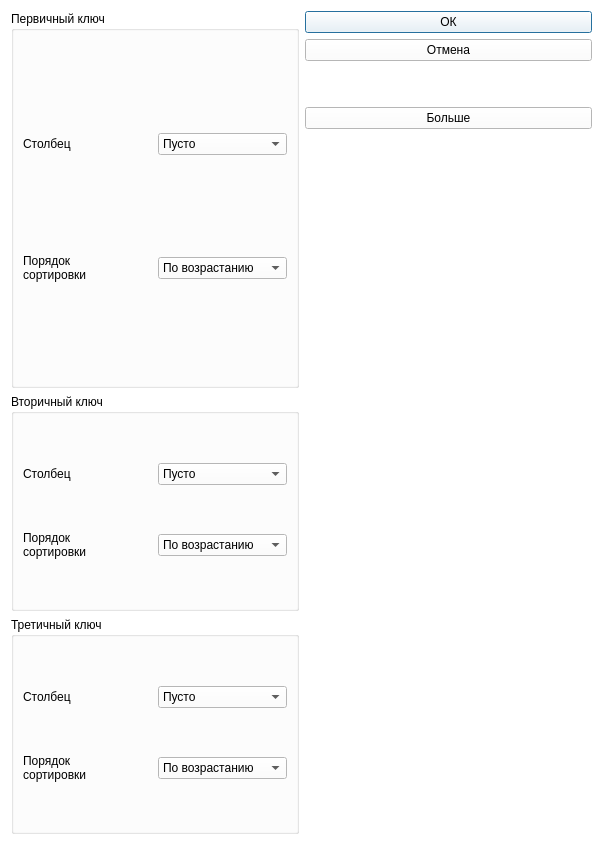
<?xml version="1.0" encoding="UTF-8"?>
<ui version="4.0">
 <class>Sort</class>
 <widget class="QDialog" name="Sort">
  <property name="geometry">
   <rect>
    <x>0</x>
    <y>0</y>
    <width>603</width>
    <height>845</height>
   </rect>
  </property>
  <property name="sizePolicy">
   <sizepolicy hsizetype="Minimum" vsizetype="Minimum">
    <horstretch>0</horstretch>
    <verstretch>0</verstretch>
   </sizepolicy>
  </property>
  <property name="palette">
   <palette>
    <active>
     <colorrole role="WindowText">
      <brush brushstyle="SolidPattern">
       <color alpha="255">
        <red>0</red>
        <green>0</green>
        <blue>0</blue>
       </color>
      </brush>
     </colorrole>
     <colorrole role="Button">
      <brush brushstyle="SolidPattern">
       <color alpha="255">
        <red>255</red>
        <green>255</green>
        <blue>255</blue>
       </color>
      </brush>
     </colorrole>
     <colorrole role="Light">
      <brush brushstyle="SolidPattern">
       <color alpha="255">
        <red>255</red>
        <green>255</green>
        <blue>255</blue>
       </color>
      </brush>
     </colorrole>
     <colorrole role="Midlight">
      <brush brushstyle="SolidPattern">
       <color alpha="255">
        <red>255</red>
        <green>255</green>
        <blue>255</blue>
       </color>
      </brush>
     </colorrole>
     <colorrole role="Dark">
      <brush brushstyle="SolidPattern">
       <color alpha="255">
        <red>127</red>
        <green>127</green>
        <blue>127</blue>
       </color>
      </brush>
     </colorrole>
     <colorrole role="Mid">
      <brush brushstyle="SolidPattern">
       <color alpha="255">
        <red>170</red>
        <green>170</green>
        <blue>170</blue>
       </color>
      </brush>
     </colorrole>
     <colorrole role="Text">
      <brush brushstyle="SolidPattern">
       <color alpha="255">
        <red>0</red>
        <green>0</green>
        <blue>0</blue>
       </color>
      </brush>
     </colorrole>
     <colorrole role="BrightText">
      <brush brushstyle="SolidPattern">
       <color alpha="255">
        <red>255</red>
        <green>255</green>
        <blue>255</blue>
       </color>
      </brush>
     </colorrole>
     <colorrole role="ButtonText">
      <brush brushstyle="SolidPattern">
       <color alpha="255">
        <red>0</red>
        <green>0</green>
        <blue>0</blue>
       </color>
      </brush>
     </colorrole>
     <colorrole role="Base">
      <brush brushstyle="SolidPattern">
       <color alpha="255">
        <red>255</red>
        <green>255</green>
        <blue>255</blue>
       </color>
      </brush>
     </colorrole>
     <colorrole role="Window">
      <brush brushstyle="SolidPattern">
       <color alpha="255">
        <red>255</red>
        <green>255</green>
        <blue>255</blue>
       </color>
      </brush>
     </colorrole>
     <colorrole role="Shadow">
      <brush brushstyle="SolidPattern">
       <color alpha="255">
        <red>0</red>
        <green>0</green>
        <blue>0</blue>
       </color>
      </brush>
     </colorrole>
     <colorrole role="AlternateBase">
      <brush brushstyle="SolidPattern">
       <color alpha="255">
        <red>255</red>
        <green>255</green>
        <blue>255</blue>
       </color>
      </brush>
     </colorrole>
     <colorrole role="ToolTipBase">
      <brush brushstyle="SolidPattern">
       <color alpha="255">
        <red>255</red>
        <green>255</green>
        <blue>220</blue>
       </color>
      </brush>
     </colorrole>
     <colorrole role="ToolTipText">
      <brush brushstyle="SolidPattern">
       <color alpha="255">
        <red>0</red>
        <green>0</green>
        <blue>0</blue>
       </color>
      </brush>
     </colorrole>
     <colorrole role="PlaceholderText">
      <brush brushstyle="SolidPattern">
       <color alpha="127">
        <red>0</red>
        <green>0</green>
        <blue>0</blue>
       </color>
      </brush>
     </colorrole>
     <colorrole role="Accent">
      <brush brushstyle="SolidPattern">
       <color alpha="255">
        <red>255</red>
        <green>255</green>
        <blue>255</blue>
       </color>
      </brush>
     </colorrole>
    </active>
    <inactive>
     <colorrole role="WindowText">
      <brush brushstyle="SolidPattern">
       <color alpha="255">
        <red>0</red>
        <green>0</green>
        <blue>0</blue>
       </color>
      </brush>
     </colorrole>
     <colorrole role="Button">
      <brush brushstyle="SolidPattern">
       <color alpha="255">
        <red>255</red>
        <green>255</green>
        <blue>255</blue>
       </color>
      </brush>
     </colorrole>
     <colorrole role="Light">
      <brush brushstyle="SolidPattern">
       <color alpha="255">
        <red>255</red>
        <green>255</green>
        <blue>255</blue>
       </color>
      </brush>
     </colorrole>
     <colorrole role="Midlight">
      <brush brushstyle="SolidPattern">
       <color alpha="255">
        <red>255</red>
        <green>255</green>
        <blue>255</blue>
       </color>
      </brush>
     </colorrole>
     <colorrole role="Dark">
      <brush brushstyle="SolidPattern">
       <color alpha="255">
        <red>127</red>
        <green>127</green>
        <blue>127</blue>
       </color>
      </brush>
     </colorrole>
     <colorrole role="Mid">
      <brush brushstyle="SolidPattern">
       <color alpha="255">
        <red>170</red>
        <green>170</green>
        <blue>170</blue>
       </color>
      </brush>
     </colorrole>
     <colorrole role="Text">
      <brush brushstyle="SolidPattern">
       <color alpha="255">
        <red>0</red>
        <green>0</green>
        <blue>0</blue>
       </color>
      </brush>
     </colorrole>
     <colorrole role="BrightText">
      <brush brushstyle="SolidPattern">
       <color alpha="255">
        <red>255</red>
        <green>255</green>
        <blue>255</blue>
       </color>
      </brush>
     </colorrole>
     <colorrole role="ButtonText">
      <brush brushstyle="SolidPattern">
       <color alpha="255">
        <red>0</red>
        <green>0</green>
        <blue>0</blue>
       </color>
      </brush>
     </colorrole>
     <colorrole role="Base">
      <brush brushstyle="SolidPattern">
       <color alpha="255">
        <red>255</red>
        <green>255</green>
        <blue>255</blue>
       </color>
      </brush>
     </colorrole>
     <colorrole role="Window">
      <brush brushstyle="SolidPattern">
       <color alpha="255">
        <red>255</red>
        <green>255</green>
        <blue>255</blue>
       </color>
      </brush>
     </colorrole>
     <colorrole role="Shadow">
      <brush brushstyle="SolidPattern">
       <color alpha="255">
        <red>0</red>
        <green>0</green>
        <blue>0</blue>
       </color>
      </brush>
     </colorrole>
     <colorrole role="AlternateBase">
      <brush brushstyle="SolidPattern">
       <color alpha="255">
        <red>255</red>
        <green>255</green>
        <blue>255</blue>
       </color>
      </brush>
     </colorrole>
     <colorrole role="ToolTipBase">
      <brush brushstyle="SolidPattern">
       <color alpha="255">
        <red>255</red>
        <green>255</green>
        <blue>220</blue>
       </color>
      </brush>
     </colorrole>
     <colorrole role="ToolTipText">
      <brush brushstyle="SolidPattern">
       <color alpha="255">
        <red>0</red>
        <green>0</green>
        <blue>0</blue>
       </color>
      </brush>
     </colorrole>
     <colorrole role="PlaceholderText">
      <brush brushstyle="SolidPattern">
       <color alpha="127">
        <red>0</red>
        <green>0</green>
        <blue>0</blue>
       </color>
      </brush>
     </colorrole>
     <colorrole role="Accent">
      <brush brushstyle="SolidPattern">
       <color alpha="255">
        <red>255</red>
        <green>255</green>
        <blue>255</blue>
       </color>
      </brush>
     </colorrole>
    </inactive>
    <disabled>
     <colorrole role="WindowText">
      <brush brushstyle="SolidPattern">
       <color alpha="255">
        <red>127</red>
        <green>127</green>
        <blue>127</blue>
       </color>
      </brush>
     </colorrole>
     <colorrole role="Button">
      <brush brushstyle="SolidPattern">
       <color alpha="255">
        <red>255</red>
        <green>255</green>
        <blue>255</blue>
       </color>
      </brush>
     </colorrole>
     <colorrole role="Light">
      <brush brushstyle="SolidPattern">
       <color alpha="255">
        <red>255</red>
        <green>255</green>
        <blue>255</blue>
       </color>
      </brush>
     </colorrole>
     <colorrole role="Midlight">
      <brush brushstyle="SolidPattern">
       <color alpha="255">
        <red>255</red>
        <green>255</green>
        <blue>255</blue>
       </color>
      </brush>
     </colorrole>
     <colorrole role="Dark">
      <brush brushstyle="SolidPattern">
       <color alpha="255">
        <red>127</red>
        <green>127</green>
        <blue>127</blue>
       </color>
      </brush>
     </colorrole>
     <colorrole role="Mid">
      <brush brushstyle="SolidPattern">
       <color alpha="255">
        <red>170</red>
        <green>170</green>
        <blue>170</blue>
       </color>
      </brush>
     </colorrole>
     <colorrole role="Text">
      <brush brushstyle="SolidPattern">
       <color alpha="255">
        <red>127</red>
        <green>127</green>
        <blue>127</blue>
       </color>
      </brush>
     </colorrole>
     <colorrole role="BrightText">
      <brush brushstyle="SolidPattern">
       <color alpha="255">
        <red>255</red>
        <green>255</green>
        <blue>255</blue>
       </color>
      </brush>
     </colorrole>
     <colorrole role="ButtonText">
      <brush brushstyle="SolidPattern">
       <color alpha="255">
        <red>127</red>
        <green>127</green>
        <blue>127</blue>
       </color>
      </brush>
     </colorrole>
     <colorrole role="Base">
      <brush brushstyle="SolidPattern">
       <color alpha="255">
        <red>255</red>
        <green>255</green>
        <blue>255</blue>
       </color>
      </brush>
     </colorrole>
     <colorrole role="Window">
      <brush brushstyle="SolidPattern">
       <color alpha="255">
        <red>255</red>
        <green>255</green>
        <blue>255</blue>
       </color>
      </brush>
     </colorrole>
     <colorrole role="Shadow">
      <brush brushstyle="SolidPattern">
       <color alpha="255">
        <red>0</red>
        <green>0</green>
        <blue>0</blue>
       </color>
      </brush>
     </colorrole>
     <colorrole role="AlternateBase">
      <brush brushstyle="SolidPattern">
       <color alpha="255">
        <red>255</red>
        <green>255</green>
        <blue>255</blue>
       </color>
      </brush>
     </colorrole>
     <colorrole role="ToolTipBase">
      <brush brushstyle="SolidPattern">
       <color alpha="255">
        <red>255</red>
        <green>255</green>
        <blue>220</blue>
       </color>
      </brush>
     </colorrole>
     <colorrole role="ToolTipText">
      <brush brushstyle="SolidPattern">
       <color alpha="255">
        <red>0</red>
        <green>0</green>
        <blue>0</blue>
       </color>
      </brush>
     </colorrole>
     <colorrole role="PlaceholderText">
      <brush brushstyle="SolidPattern">
       <color alpha="127">
        <red>127</red>
        <green>127</green>
        <blue>127</blue>
       </color>
      </brush>
     </colorrole>
     <colorrole role="Accent">
      <brush brushstyle="SolidPattern">
       <color alpha="255">
        <red>255</red>
        <green>255</green>
        <blue>255</blue>
       </color>
      </brush>
     </colorrole>
    </disabled>
   </palette>
  </property>
  <property name="windowTitle">
   <string>Sort</string>
  </property>
  <layout class="QGridLayout" name="gridLayout_10">
   <item row="0" column="0">
    <layout class="QVBoxLayout" name="verticalLayout_8">
     <item>
      <layout class="QVBoxLayout" name="verticalLayout">
       <item>
        <widget class="QGroupBox" name="PrimaryKeyGroupKey">
         <property name="title">
          <string>Первичный ключ</string>
         </property>
         <layout class="QGridLayout" name="gridLayout">
          <item row="0" column="0">
           <spacer name="verticalSpacer_8">
            <property name="orientation">
             <enum>Qt::Orientation::Vertical</enum>
            </property>
            <property name="sizeType">
             <enum>QSizePolicy::Policy::Maximum</enum>
            </property>
            <property name="sizeHint" stdset="0">
             <size>
              <width>20</width>
              <height>40</height>
             </size>
            </property>
           </spacer>
          </item>
          <item row="1" column="0">
           <widget class="QLabel" name="label_4">
            <property name="text">
             <string>Столбец</string>
            </property>
            <property name="buddy">
             <cstring>keyCol1_comboBox</cstring>
            </property>
           </widget>
          </item>
          <item row="1" column="1">
           <widget class="QComboBox" name="keyCol1_comboBox">
            <item>
             <property name="text">
              <string>Пусто</string>
             </property>
            </item>
           </widget>
          </item>
          <item row="2" column="0">
           <spacer name="verticalSpacer_6">
            <property name="orientation">
             <enum>Qt::Orientation::Vertical</enum>
            </property>
            <property name="sizeType">
             <enum>QSizePolicy::Policy::Minimum</enum>
            </property>
            <property name="sizeHint" stdset="0">
             <size>
              <width>20</width>
              <height>40</height>
             </size>
            </property>
           </spacer>
          </item>
          <item row="3" column="0">
           <widget class="QLabel" name="label_3">
            <property name="text">
             <string>Порядок
сортировки</string>
            </property>
            <property name="buddy">
             <cstring>order1_comboBox</cstring>
            </property>
           </widget>
          </item>
          <item row="3" column="1">
           <widget class="QComboBox" name="order1_comboBox">
            <item>
             <property name="text">
              <string>По возрастанию</string>
             </property>
            </item>
            <item>
             <property name="text">
              <string>По убыванию</string>
             </property>
            </item>
           </widget>
          </item>
          <item row="4" column="0">
           <spacer name="verticalSpacer_7">
            <property name="orientation">
             <enum>Qt::Orientation::Vertical</enum>
            </property>
            <property name="sizeType">
             <enum>QSizePolicy::Policy::Maximum</enum>
            </property>
            <property name="sizeHint" stdset="0">
             <size>
              <width>20</width>
              <height>40</height>
             </size>
            </property>
           </spacer>
          </item>
         </layout>
        </widget>
       </item>
      </layout>
     </item>
     <item>
      <layout class="QVBoxLayout" name="secondGroupBoxLayout">
       <item>
        <widget class="QGroupBox" name="SecondaryKeyGroupBox">
         <property name="sizePolicy">
          <sizepolicy hsizetype="Preferred" vsizetype="Fixed">
           <horstretch>0</horstretch>
           <verstretch>0</verstretch>
          </sizepolicy>
         </property>
         <property name="title">
          <string>Вторичный ключ</string>
         </property>
         <layout class="QGridLayout" name="gridLayout_6">
          <item row="2" column="0">
           <spacer name="verticalSpacer_14">
            <property name="orientation">
             <enum>Qt::Orientation::Vertical</enum>
            </property>
            <property name="sizeType">
             <enum>QSizePolicy::Policy::Minimum</enum>
            </property>
            <property name="sizeHint" stdset="0">
             <size>
              <width>20</width>
              <height>40</height>
             </size>
            </property>
           </spacer>
          </item>
          <item row="3" column="0">
           <widget class="QLabel" name="label_12">
            <property name="text">
             <string>Порядок
сортировки</string>
            </property>
            <property name="buddy">
             <cstring>order2_comboBox</cstring>
            </property>
           </widget>
          </item>
          <item row="4" column="0">
           <spacer name="verticalSpacer_15">
            <property name="orientation">
             <enum>Qt::Orientation::Vertical</enum>
            </property>
            <property name="sizeType">
             <enum>QSizePolicy::Policy::Maximum</enum>
            </property>
            <property name="sizeHint" stdset="0">
             <size>
              <width>20</width>
              <height>40</height>
             </size>
            </property>
           </spacer>
          </item>
          <item row="1" column="1">
           <widget class="QComboBox" name="keyCol2_comboBox">
            <item>
             <property name="text">
              <string>Пусто</string>
             </property>
            </item>
           </widget>
          </item>
          <item row="1" column="0">
           <widget class="QLabel" name="label_11">
            <property name="text">
             <string>Столбец</string>
            </property>
            <property name="buddy">
             <cstring>keyCol2_comboBox</cstring>
            </property>
           </widget>
          </item>
          <item row="3" column="1">
           <widget class="QComboBox" name="order2_comboBox">
            <item>
             <property name="text">
              <string>По возрастанию</string>
             </property>
            </item>
            <item>
             <property name="text">
              <string>По убыванию</string>
             </property>
            </item>
           </widget>
          </item>
          <item row="0" column="0">
           <spacer name="verticalSpacer_13">
            <property name="orientation">
             <enum>Qt::Orientation::Vertical</enum>
            </property>
            <property name="sizeType">
             <enum>QSizePolicy::Policy::Maximum</enum>
            </property>
            <property name="sizeHint" stdset="0">
             <size>
              <width>20</width>
              <height>40</height>
             </size>
            </property>
           </spacer>
          </item>
         </layout>
        </widget>
       </item>
      </layout>
     </item>
     <item>
      <layout class="QVBoxLayout" name="thirdGroudBoxLayout">
       <item>
        <widget class="QGroupBox" name="ThirdKeyGroupBox">
         <property name="sizePolicy">
          <sizepolicy hsizetype="Preferred" vsizetype="Fixed">
           <horstretch>0</horstretch>
           <verstretch>0</verstretch>
          </sizepolicy>
         </property>
         <property name="title">
          <string>Третичный ключ</string>
         </property>
         <layout class="QGridLayout" name="gridLayout_7">
          <item row="3" column="0">
           <widget class="QLabel" name="label_14">
            <property name="text">
             <string>Порядок
сортировки</string>
            </property>
            <property name="buddy">
             <cstring>order3_comboBox</cstring>
            </property>
           </widget>
          </item>
          <item row="4" column="0">
           <spacer name="verticalSpacer_24">
            <property name="orientation">
             <enum>Qt::Orientation::Vertical</enum>
            </property>
            <property name="sizeType">
             <enum>QSizePolicy::Policy::Maximum</enum>
            </property>
            <property name="sizeHint" stdset="0">
             <size>
              <width>20</width>
              <height>40</height>
             </size>
            </property>
           </spacer>
          </item>
          <item row="3" column="1">
           <widget class="QComboBox" name="order3_comboBox">
            <item>
             <property name="text">
              <string>По возрастанию</string>
             </property>
            </item>
            <item>
             <property name="text">
              <string>По убыванию</string>
             </property>
            </item>
           </widget>
          </item>
          <item row="2" column="0">
           <spacer name="verticalSpacer_23">
            <property name="orientation">
             <enum>Qt::Orientation::Vertical</enum>
            </property>
            <property name="sizeType">
             <enum>QSizePolicy::Policy::Minimum</enum>
            </property>
            <property name="sizeHint" stdset="0">
             <size>
              <width>20</width>
              <height>40</height>
             </size>
            </property>
           </spacer>
          </item>
          <item row="1" column="1">
           <widget class="QComboBox" name="keyCol3_comboBox">
            <item>
             <property name="text">
              <string>Пусто</string>
             </property>
            </item>
           </widget>
          </item>
          <item row="0" column="0">
           <spacer name="verticalSpacer_22">
            <property name="orientation">
             <enum>Qt::Orientation::Vertical</enum>
            </property>
            <property name="sizeType">
             <enum>QSizePolicy::Policy::Maximum</enum>
            </property>
            <property name="sizeHint" stdset="0">
             <size>
              <width>20</width>
              <height>40</height>
             </size>
            </property>
           </spacer>
          </item>
          <item row="1" column="0">
           <widget class="QLabel" name="label_13">
            <property name="text">
             <string>Столбец</string>
            </property>
            <property name="buddy">
             <cstring>keyCol3_comboBox</cstring>
            </property>
           </widget>
          </item>
         </layout>
        </widget>
       </item>
      </layout>
     </item>
    </layout>
   </item>
   <item row="0" column="1">
    <layout class="QVBoxLayout" name="verticalLayout_5">
     <item>
      <layout class="QVBoxLayout" name="verticalLayout_4">
       <item>
        <layout class="QVBoxLayout" name="verticalLayout_3">
         <item>
          <widget class="QPushButton" name="okBtn">
           <property name="text">
            <string>ОК</string>
           </property>
          </widget>
         </item>
         <item>
          <widget class="QPushButton" name="cancelBtn">
           <property name="palette">
            <palette>
             <active>
              <colorrole role="WindowText">
               <brush brushstyle="SolidPattern">
                <color alpha="255">
                 <red>0</red>
                 <green>0</green>
                 <blue>0</blue>
                </color>
               </brush>
              </colorrole>
              <colorrole role="Button">
               <brush brushstyle="SolidPattern">
                <color alpha="255">
                 <red>255</red>
                 <green>255</green>
                 <blue>255</blue>
                </color>
               </brush>
              </colorrole>
              <colorrole role="Light">
               <brush brushstyle="SolidPattern">
                <color alpha="255">
                 <red>255</red>
                 <green>255</green>
                 <blue>255</blue>
                </color>
               </brush>
              </colorrole>
              <colorrole role="Midlight">
               <brush brushstyle="SolidPattern">
                <color alpha="255">
                 <red>255</red>
                 <green>255</green>
                 <blue>255</blue>
                </color>
               </brush>
              </colorrole>
              <colorrole role="Dark">
               <brush brushstyle="SolidPattern">
                <color alpha="255">
                 <red>127</red>
                 <green>127</green>
                 <blue>127</blue>
                </color>
               </brush>
              </colorrole>
              <colorrole role="Mid">
               <brush brushstyle="SolidPattern">
                <color alpha="255">
                 <red>170</red>
                 <green>170</green>
                 <blue>170</blue>
                </color>
               </brush>
              </colorrole>
              <colorrole role="Text">
               <brush brushstyle="SolidPattern">
                <color alpha="255">
                 <red>0</red>
                 <green>0</green>
                 <blue>0</blue>
                </color>
               </brush>
              </colorrole>
              <colorrole role="BrightText">
               <brush brushstyle="SolidPattern">
                <color alpha="255">
                 <red>255</red>
                 <green>255</green>
                 <blue>255</blue>
                </color>
               </brush>
              </colorrole>
              <colorrole role="ButtonText">
               <brush brushstyle="SolidPattern">
                <color alpha="255">
                 <red>0</red>
                 <green>0</green>
                 <blue>0</blue>
                </color>
               </brush>
              </colorrole>
              <colorrole role="Base">
               <brush brushstyle="SolidPattern">
                <color alpha="255">
                 <red>255</red>
                 <green>255</green>
                 <blue>255</blue>
                </color>
               </brush>
              </colorrole>
              <colorrole role="Window">
               <brush brushstyle="SolidPattern">
                <color alpha="255">
                 <red>255</red>
                 <green>255</green>
                 <blue>255</blue>
                </color>
               </brush>
              </colorrole>
              <colorrole role="Shadow">
               <brush brushstyle="SolidPattern">
                <color alpha="255">
                 <red>0</red>
                 <green>0</green>
                 <blue>0</blue>
                </color>
               </brush>
              </colorrole>
              <colorrole role="AlternateBase">
               <brush brushstyle="SolidPattern">
                <color alpha="255">
                 <red>255</red>
                 <green>255</green>
                 <blue>255</blue>
                </color>
               </brush>
              </colorrole>
              <colorrole role="ToolTipBase">
               <brush brushstyle="SolidPattern">
                <color alpha="255">
                 <red>255</red>
                 <green>255</green>
                 <blue>220</blue>
                </color>
               </brush>
              </colorrole>
              <colorrole role="ToolTipText">
               <brush brushstyle="SolidPattern">
                <color alpha="255">
                 <red>0</red>
                 <green>0</green>
                 <blue>0</blue>
                </color>
               </brush>
              </colorrole>
              <colorrole role="PlaceholderText">
               <brush brushstyle="SolidPattern">
                <color alpha="127">
                 <red>0</red>
                 <green>0</green>
                 <blue>0</blue>
                </color>
               </brush>
              </colorrole>
              <colorrole role="Accent">
               <brush brushstyle="SolidPattern">
                <color alpha="255">
                 <red>255</red>
                 <green>255</green>
                 <blue>255</blue>
                </color>
               </brush>
              </colorrole>
             </active>
             <inactive>
              <colorrole role="WindowText">
               <brush brushstyle="SolidPattern">
                <color alpha="255">
                 <red>0</red>
                 <green>0</green>
                 <blue>0</blue>
                </color>
               </brush>
              </colorrole>
              <colorrole role="Button">
               <brush brushstyle="SolidPattern">
                <color alpha="255">
                 <red>255</red>
                 <green>255</green>
                 <blue>255</blue>
                </color>
               </brush>
              </colorrole>
              <colorrole role="Light">
               <brush brushstyle="SolidPattern">
                <color alpha="255">
                 <red>255</red>
                 <green>255</green>
                 <blue>255</blue>
                </color>
               </brush>
              </colorrole>
              <colorrole role="Midlight">
               <brush brushstyle="SolidPattern">
                <color alpha="255">
                 <red>255</red>
                 <green>255</green>
                 <blue>255</blue>
                </color>
               </brush>
              </colorrole>
              <colorrole role="Dark">
               <brush brushstyle="SolidPattern">
                <color alpha="255">
                 <red>127</red>
                 <green>127</green>
                 <blue>127</blue>
                </color>
               </brush>
              </colorrole>
              <colorrole role="Mid">
               <brush brushstyle="SolidPattern">
                <color alpha="255">
                 <red>170</red>
                 <green>170</green>
                 <blue>170</blue>
                </color>
               </brush>
              </colorrole>
              <colorrole role="Text">
               <brush brushstyle="SolidPattern">
                <color alpha="255">
                 <red>0</red>
                 <green>0</green>
                 <blue>0</blue>
                </color>
               </brush>
              </colorrole>
              <colorrole role="BrightText">
               <brush brushstyle="SolidPattern">
                <color alpha="255">
                 <red>255</red>
                 <green>255</green>
                 <blue>255</blue>
                </color>
               </brush>
              </colorrole>
              <colorrole role="ButtonText">
               <brush brushstyle="SolidPattern">
                <color alpha="255">
                 <red>0</red>
                 <green>0</green>
                 <blue>0</blue>
                </color>
               </brush>
              </colorrole>
              <colorrole role="Base">
               <brush brushstyle="SolidPattern">
                <color alpha="255">
                 <red>255</red>
                 <green>255</green>
                 <blue>255</blue>
                </color>
               </brush>
              </colorrole>
              <colorrole role="Window">
               <brush brushstyle="SolidPattern">
                <color alpha="255">
                 <red>255</red>
                 <green>255</green>
                 <blue>255</blue>
                </color>
               </brush>
              </colorrole>
              <colorrole role="Shadow">
               <brush brushstyle="SolidPattern">
                <color alpha="255">
                 <red>0</red>
                 <green>0</green>
                 <blue>0</blue>
                </color>
               </brush>
              </colorrole>
              <colorrole role="AlternateBase">
               <brush brushstyle="SolidPattern">
                <color alpha="255">
                 <red>255</red>
                 <green>255</green>
                 <blue>255</blue>
                </color>
               </brush>
              </colorrole>
              <colorrole role="ToolTipBase">
               <brush brushstyle="SolidPattern">
                <color alpha="255">
                 <red>255</red>
                 <green>255</green>
                 <blue>220</blue>
                </color>
               </brush>
              </colorrole>
              <colorrole role="ToolTipText">
               <brush brushstyle="SolidPattern">
                <color alpha="255">
                 <red>0</red>
                 <green>0</green>
                 <blue>0</blue>
                </color>
               </brush>
              </colorrole>
              <colorrole role="PlaceholderText">
               <brush brushstyle="SolidPattern">
                <color alpha="127">
                 <red>0</red>
                 <green>0</green>
                 <blue>0</blue>
                </color>
               </brush>
              </colorrole>
              <colorrole role="Accent">
               <brush brushstyle="SolidPattern">
                <color alpha="255">
                 <red>255</red>
                 <green>255</green>
                 <blue>255</blue>
                </color>
               </brush>
              </colorrole>
             </inactive>
             <disabled>
              <colorrole role="WindowText">
               <brush brushstyle="SolidPattern">
                <color alpha="255">
                 <red>127</red>
                 <green>127</green>
                 <blue>127</blue>
                </color>
               </brush>
              </colorrole>
              <colorrole role="Button">
               <brush brushstyle="SolidPattern">
                <color alpha="255">
                 <red>255</red>
                 <green>255</green>
                 <blue>255</blue>
                </color>
               </brush>
              </colorrole>
              <colorrole role="Light">
               <brush brushstyle="SolidPattern">
                <color alpha="255">
                 <red>255</red>
                 <green>255</green>
                 <blue>255</blue>
                </color>
               </brush>
              </colorrole>
              <colorrole role="Midlight">
               <brush brushstyle="SolidPattern">
                <color alpha="255">
                 <red>255</red>
                 <green>255</green>
                 <blue>255</blue>
                </color>
               </brush>
              </colorrole>
              <colorrole role="Dark">
               <brush brushstyle="SolidPattern">
                <color alpha="255">
                 <red>127</red>
                 <green>127</green>
                 <blue>127</blue>
                </color>
               </brush>
              </colorrole>
              <colorrole role="Mid">
               <brush brushstyle="SolidPattern">
                <color alpha="255">
                 <red>170</red>
                 <green>170</green>
                 <blue>170</blue>
                </color>
               </brush>
              </colorrole>
              <colorrole role="Text">
               <brush brushstyle="SolidPattern">
                <color alpha="255">
                 <red>127</red>
                 <green>127</green>
                 <blue>127</blue>
                </color>
               </brush>
              </colorrole>
              <colorrole role="BrightText">
               <brush brushstyle="SolidPattern">
                <color alpha="255">
                 <red>255</red>
                 <green>255</green>
                 <blue>255</blue>
                </color>
               </brush>
              </colorrole>
              <colorrole role="ButtonText">
               <brush brushstyle="SolidPattern">
                <color alpha="255">
                 <red>127</red>
                 <green>127</green>
                 <blue>127</blue>
                </color>
               </brush>
              </colorrole>
              <colorrole role="Base">
               <brush brushstyle="SolidPattern">
                <color alpha="255">
                 <red>255</red>
                 <green>255</green>
                 <blue>255</blue>
                </color>
               </brush>
              </colorrole>
              <colorrole role="Window">
               <brush brushstyle="SolidPattern">
                <color alpha="255">
                 <red>255</red>
                 <green>255</green>
                 <blue>255</blue>
                </color>
               </brush>
              </colorrole>
              <colorrole role="Shadow">
               <brush brushstyle="SolidPattern">
                <color alpha="255">
                 <red>0</red>
                 <green>0</green>
                 <blue>0</blue>
                </color>
               </brush>
              </colorrole>
              <colorrole role="AlternateBase">
               <brush brushstyle="SolidPattern">
                <color alpha="255">
                 <red>255</red>
                 <green>255</green>
                 <blue>255</blue>
                </color>
               </brush>
              </colorrole>
              <colorrole role="ToolTipBase">
               <brush brushstyle="SolidPattern">
                <color alpha="255">
                 <red>255</red>
                 <green>255</green>
                 <blue>220</blue>
                </color>
               </brush>
              </colorrole>
              <colorrole role="ToolTipText">
               <brush brushstyle="SolidPattern">
                <color alpha="255">
                 <red>0</red>
                 <green>0</green>
                 <blue>0</blue>
                </color>
               </brush>
              </colorrole>
              <colorrole role="PlaceholderText">
               <brush brushstyle="SolidPattern">
                <color alpha="127">
                 <red>127</red>
                 <green>127</green>
                 <blue>127</blue>
                </color>
               </brush>
              </colorrole>
              <colorrole role="Accent">
               <brush brushstyle="SolidPattern">
                <color alpha="255">
                 <red>255</red>
                 <green>255</green>
                 <blue>255</blue>
                </color>
               </brush>
              </colorrole>
             </disabled>
            </palette>
           </property>
           <property name="text">
            <string>Отмена</string>
           </property>
          </widget>
         </item>
        </layout>
       </item>
       <item>
        <spacer name="verticalSpacer">
         <property name="orientation">
          <enum>Qt::Orientation::Vertical</enum>
         </property>
         <property name="sizeType">
          <enum>QSizePolicy::Policy::Minimum</enum>
         </property>
         <property name="sizeHint" stdset="0">
          <size>
           <width>20</width>
           <height>40</height>
          </size>
         </property>
        </spacer>
       </item>
       <item>
        <widget class="QPushButton" name="resizeBtn">
         <property name="text">
          <string>Больше</string>
         </property>
        </widget>
       </item>
       <item>
        <spacer name="verticalSpacer_4">
         <property name="orientation">
          <enum>Qt::Orientation::Vertical</enum>
         </property>
         <property name="sizeType">
          <enum>QSizePolicy::Policy::Maximum</enum>
         </property>
         <property name="sizeHint" stdset="0">
          <size>
           <width>20</width>
           <height>40</height>
          </size>
         </property>
        </spacer>
       </item>
      </layout>
     </item>
     <item>
      <spacer name="verticalSpacer_21">
       <property name="orientation">
        <enum>Qt::Orientation::Vertical</enum>
       </property>
       <property name="sizeHint" stdset="0">
        <size>
         <width>20</width>
         <height>40</height>
        </size>
       </property>
      </spacer>
     </item>
    </layout>
   </item>
  </layout>
 </widget>
 <resources/>
 <connections>
  <connection>
   <sender>cancelBtn</sender>
   <signal>clicked()</signal>
   <receiver>Sort</receiver>
   <slot>close()</slot>
   <hints>
    <hint type="sourcelabel">
     <x>605</x>
     <y>53</y>
    </hint>
    <hint type="destinationlabel">
     <x>405</x>
     <y>519</y>
    </hint>
   </hints>
  </connection>
 </connections>
</ui>
